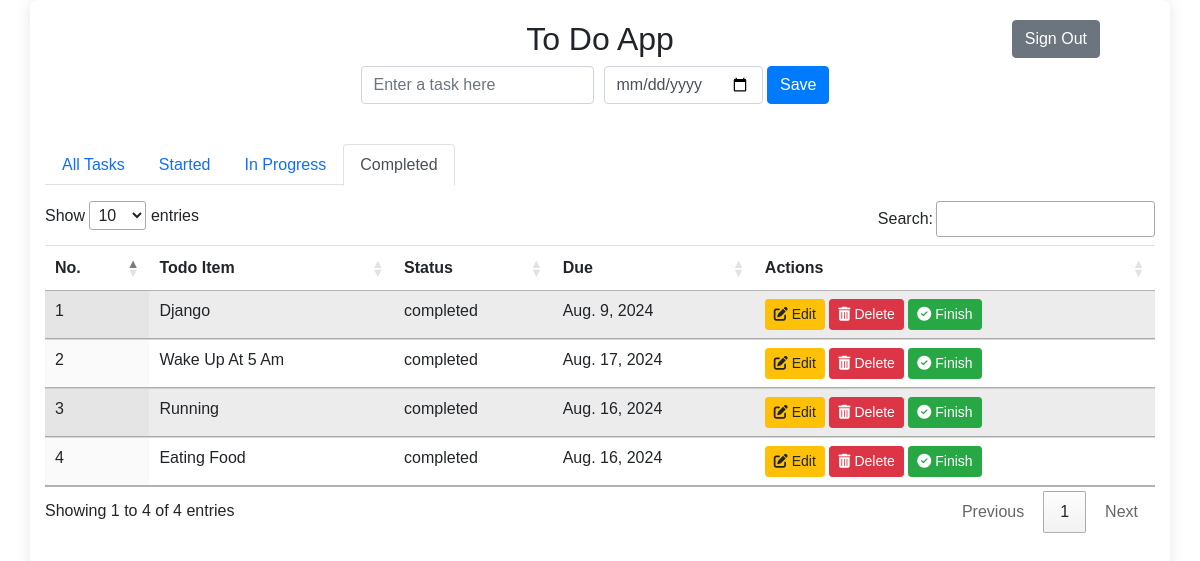
Screenshot of /todo/tasks/completed/ (signed in) with the database file from the repository.
### todo/models.py (models this page shows)
class Todo(models.Model):
    taskname = models.CharField(max_length=50)
    date = models.DateField(auto_now=False, auto_now_add=False)
    status = models.CharField(max_length=50)
    u_id = models.ForeignKey(User, on_delete=models.CASCADE)

### todo/views.py (the view)
# urls.py: path('tasks/', views.finding, name='finding_all'),
@login_required
def finding(request, status=None):
    if status is None:
        all_todos = Todo.objects.filter(u_id=request.user)
    elif status == 'started':
        all_todos = Todo.objects.filter(u_id=request.user, status='started')
    elif status == 'in_progress':
        all_todos = Todo.objects.filter(u_id=request.user, status='in progress')
    elif status == 'completed':
        all_todos = Todo.objects.filter(u_id=request.user, status='completed')
    else:
        all_todos = Todo.objects.filter(u_id=request.user)
    return render(request, "task_list.html", {"tasks": all_todos, "status": status})

### templates/task_list.html (shortened to what this page needs)
<!DOCTYPE html>
<html lang="en">
<head>
    {% load static %}
    <link rel="stylesheet" href="{% static 'style.css' %}">
    <link rel="stylesheet" href="https://cdnjs.cloudflare.com/ajax/libs/font-awesome/5.15.3/css/all.min.css" />
    <link rel="stylesheet" href="https://cdn.jsdelivr.net/npm/bootstrap@5.1.3/dist/css/bootstrap.min.css" />
    <link rel="stylesheet" href="https://cdn.datatables.net/1.13.4/css/jquery.dataTables.min.css" />
</head>
<body>
    <div class="container">
        {% include "message.html" %}
        <h2>To Do App</h2>
     <div class="form-container mb-4">
    <form method="POST" action="{% url 'create_and_list_todo' %}"  class="form-inline">
        <div class="mb-3 task-input-container">
            <input type="text" name="taskname" placeholder="Enter a task here" class="form-control task-input" required>
        </div>
        <div class="mb-3 date-input-container">
            <input type="date" name="date" class="form-control date-input" required>
            <button type="submit" class="btn btn-primary save-btn">Save</button>
        </div>
    </form>
</div>
        <div class="table-container mb-4">
            <div class="table-controls mb-3">
                <ul class="nav nav-tabs">
                    <li class="nav-item">
                        <a class="nav-link {% if status is None %}active{% endif %}" href="{% url 'finding_all' %}">All Tasks</a>
                    </li>
                    <li class="nav-item">
                        <a class="nav-link {% if status == 'started' %}active{% endif %}" href="{% url 'finding_status' 'started' %}">Started</a>
                    </li>
                    <li class="nav-item">
                        <a class="nav-link {% if status == 'in_progress' %}active{% endif %}" href="{% url 'finding_status' 'in_progress' %}">In Progress</a>
                    </li>
                    <li class="nav-item">
                        <a class="nav-link {% if status == 'completed' %}active{% endif %}" href="{% url 'finding_status' 'completed' %}">Completed</a>
                    </li>
                </ul>
            </div>
            <table id="todoTable" class="display table table-striped">
                <thead>
                    <tr>
                        <th>No.</th>
                        <th>Todo Item</th>
                        <th>Status</th>
                        <th>Due</th>
                        <th>Actions</th>
                    </tr>
                </thead>
                <tbody>
                    {% for task in tasks %}
                    <tr>
                        <td>{{ forloop.counter }}</td>
                        <td class="p">{{ task.taskname }}</td>
                        <td>{{ task.status }}</td>
                        <td>{{ task.date }}</td>
                        <td>
                            <a href="{% url 'edit_todo' task.pk %}" class="btn btn-warning btn-sm edit-btn"><i class="fas fa-edit"></i> Edit</a>
                            <a href="{% url 'delete_todo' task.pk %}" class="btn btn-danger btn-sm delete-btn"><i class="fas fa-trash-alt"></i> Delete</a>
                            <a href="{% url 'finish' task.id %}" class="btn btn-success btn-sm finished-btn"><i class="fas fa-check-circle"></i> Finish</a>
                        </td>
                    </tr>
                    {% empty %}
                    <tr>
                        <td colspan="5" class="text-center" style="font-size: 18px; font-weight: bold; color: #34C759;">
                            🎉 Yay, you have no pending tasks!
                        </td>
                    </tr>
                    {% endfor %}
                </tbody>
            </table>
        </div>
        <div class="signout-btn-container">
            <a href="{% url 'signout' %}" class="btn btn-secondary">Sign Out</a>
        </div>
    </div>
</body>
</html>

### static/style.css (style rules this page uses)
* { margin: 0; padding: 0; box-sizing: border-box; font-family: 'Arial', sans-serif; }
body { background-color: #f8f9fa; display: flex; justify-content: center; align-items: center; height: 100vh; }
.container { background-color: #fff; padding: 20px; border-radius: 8px; box-shadow: 0 0 15px rgba(0, 0, 0, 0.1); width: 800px; height: 100vh; overflow-y: auto; }
h2 { margin-bottom: 20px; text-align: center; font-size: 24px; }
.form-container { display: flex; flex-direction: column; align-items: center; margin-bottom: 20px; }
.save-btn { padding: 10px 40px; background-color: #007bff; color: white; border: none; border-radius: 5px; cursor: pointer; }
.table-container { margin-top: 20px; }
.table-controls { display: flex; justify-content: space-between; margin-bottom: 15px; }
table { width: 100%; border-collapse: collapse; margin-bottom: 20px; }
th, td { padding: 10px; border: 1px solid #ddd; }
th { background-color: #f8f9fa; text-align: center; }
button { padding: 5px 10px; border-radius: 4px; border: none; cursor: pointer; }
.edit-btn { background-color: #ff9f43; color: white; }
.delete-btn { background-color: #f34646; color: white; }
.finished-btn { background-color: #28a745; color: white; }
.signout-btn-container { position: absolute; top: 20px; right: 100px; }
.p { text-transform: capitalize; }
.form-container { display: flex; justify-content: space-between; align-items: center; margin-bottom: 20px; }
.task-input-container, .date-input-container { flex-grow: 1; margin-right: 10px; }
.task-input, .date-input { width: 100%; padding: 10px; border: 1px solid #ccc; border-radius: 5px; font-size: 16px; }

### rows the page displays
Todo: taskname "Django", status "completed", date "Aug. 9, 2024"
Todo: taskname "Wake Up At 5 Am", status "completed", date "Aug. 17, 2024"
Todo: taskname "Running", status "completed", date "Aug. 16, 2024"
Todo: taskname "Eating Food", status "completed", date "Aug. 16, 2024"
